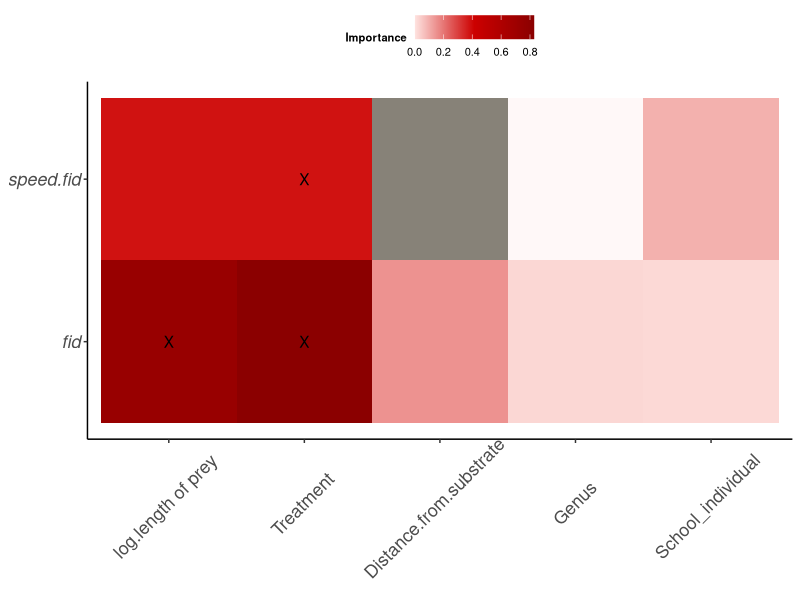

This chart was generated by the following R code:
setwd("~/Documents/Master UWA/thesis/Results/GitHub/Analysis-Asunsolo_FID")

####Librarys####
library(dplyr)
library(tidyr)
#fid<- read.csv("FID_all.var.imp.csv")
#speed.fid<- read.csv("FID_all.var.imp.speed.fid.csv")

#data<-rbind(fid,speed.fid)

data<- read.csv("ALL_imp_var_fid_speedfid_SchoolMean.csv")%>%
  dplyr::rename(resp.var= X)%>%
  tidyr::gather(key=predictor,value=importance,2:ncol(.))%>%
  glimpse()

# Part 2 - custom plot of importance scores----


# Plotting defaults----
library(ggplot2)
# Theme-
Theme1 <-
  theme( # use theme_get() to see available options
    panel.grid.major = element_blank(),
    panel.grid.minor = element_blank(),
    legend.background = element_rect(fill="white"),
    legend.key = element_blank(), # switch off the rectangle around symbols in the legend
    legend.text = element_text(size=8),
    legend.title = element_text(size=8, face="bold"),
    legend.position = "top",
    legend.direction="horizontal",
    text=element_text(size=15),
    strip.text.y = element_text(size = 15,angle = 0),
    axis.title.x=element_text(vjust=0.3, size=15),
    axis.title.y=element_text(vjust=0.6, angle=90, size=15),
    axis.text.x=element_text(size=13,angle = 45, hjust=0.55,vjust=0.63),
    axis.text.y=element_text(size=13,face="italic"),
    axis.line.x=element_line(colour="black", size=0.5,linetype='solid'),
    axis.line.y=element_line(colour="black", size=0.5,linetype='solid'),
    strip.background = element_blank())


# colour ramps-
re <- colorRampPalette(c("mistyrose", "red3","darkred"))(200)

# Labels-
legend_title<-"Importance"

# Annotations-
data.label<-data%>%
  mutate(label=NA)%>%
  mutate(label=ifelse((predictor=="log.length"&resp.var=="fid"),"X",
               ifelse((predictor=="Treatment"&resp.var=="fid"),"X",label)))%>%
  mutate(label=ifelse(predictor=="Treatment"&resp.var=="speed.fid","X",label))%>%
  glimpse()

# Plot gg.importance.scores ----
gg.importance.scores <- ggplot(data.label, aes(x=predictor,y=resp.var,fill=importance))+
  geom_tile(show.legend=T) +
  scale_fill_gradientn(legend_title,colours=c("white", re), na.value = "#878278",
                       limits = c(0, max(data.label$importance)))+
  scale_x_discrete(limits=c("log.length",
                            "Treatment",
                            "log.DFSAvg",
                            "genus",
                            "school_individual"),
                   labels=c(
                     "log.length of prey",
                     "Treatment",
                     "Distance.from.substrate",
                     "Genus",
                     "School_individual"
                   ))+
  scale_y_discrete(limits = c("fid",
                              "speed.fid"),
                   labels=c("fid",
                            "speed.fid"))+
  xlab(NULL)+
  ylab(NULL)+
  theme_classic()+
  Theme1+
  geom_text(aes(label=label))
gg.importance.scores

